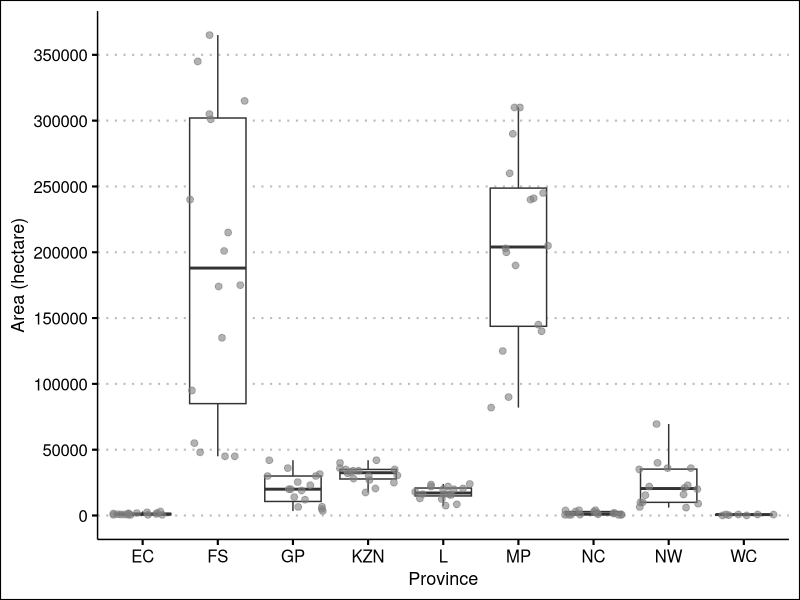
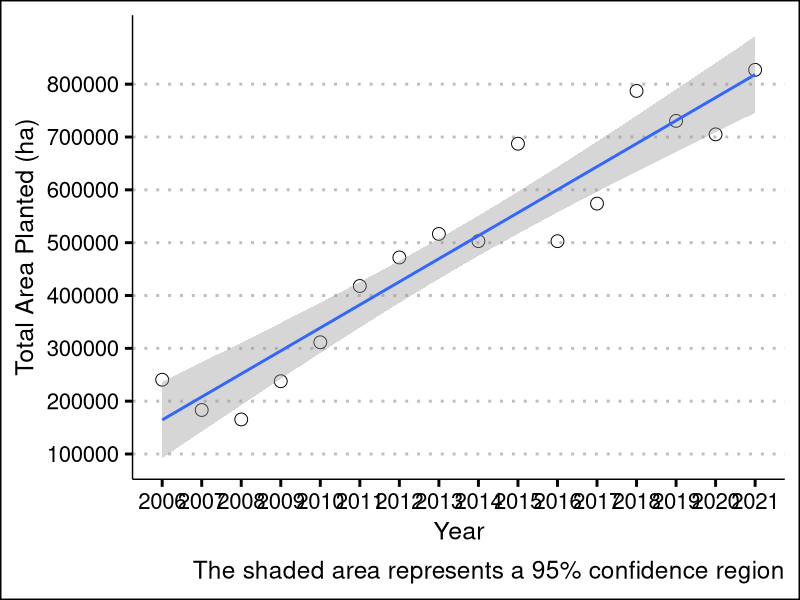
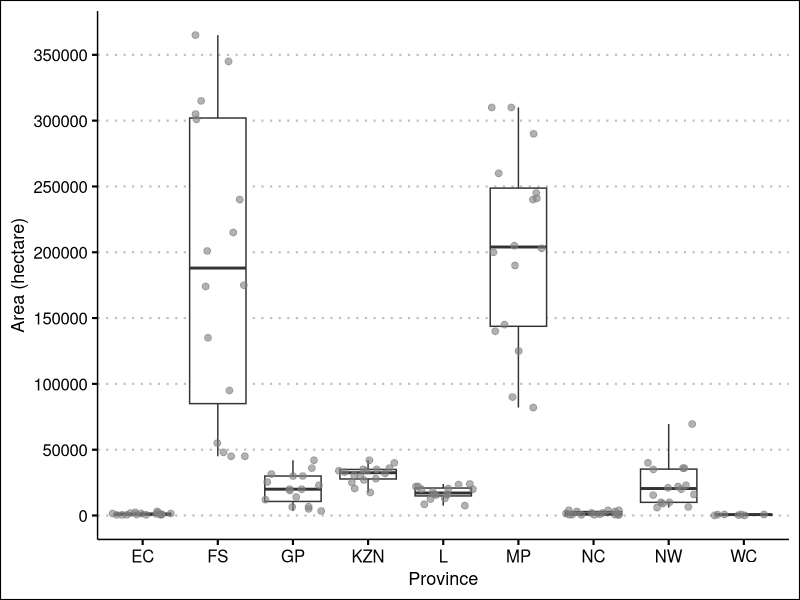
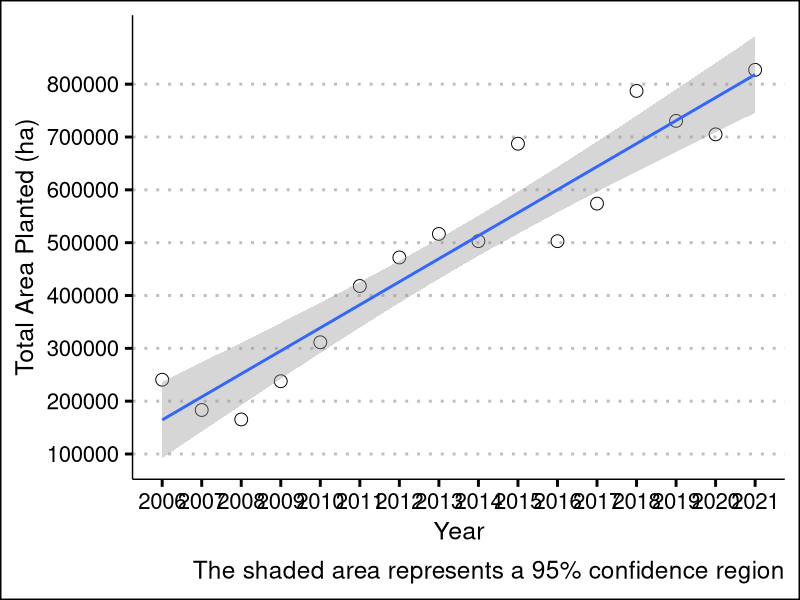

Recreate these plots in R, in order.
## ---- chunk 1
knitr::opts_chunk$set(echo = TRUE)
## ---- chunk 2
library(tidyverse)
library(ggthemes)
## ---- chunk 3
prod <- read.csv("data/production_cec.csv")
## ---- chunk 4
prod$area_ha <- as.numeric(prod$area_ha)

ggplot(prod %>% 
          filter(!is.na(area_ha)),
          aes(x = provabbrev, y = area_ha))+
  geom_boxplot()+
  geom_jitter(data = prod %>% 
                 filter(!is.na(area_ha)), 
              aes(x = provabbrev, y = area_ha), colour = "grey50", size = 2, alpha = 0.6)+
  #scale_y_continuous(labels=function(x){sprintf("%.0f", x)})+
  labs(
    x = "Province",
    y = "Area (hectare)")+
  scale_y_continuous(breaks=seq(0, 400000, 50000))+
  theme_clean(base_size = 16)
ggsave("vis/provincial.png", units = "cm", width = 20, height = 12)
options(scipen=999)
## ---- chunk 5
prod$year <- as.numeric(prod$year)

str(prod)

prod %>% 
filter(!is.na(area_ha)) %>% 
  group_by(year) %>% 
  dplyr::summarise(total_ha = sum(area_ha))%>% 
  ggplot(aes(year, total_ha))+
  geom_point(shape= 1, size = 4)+ # Use hollow circles
  geom_smooth(method=lm)+ 
  labs(x = "Year", 
       y = "Total Area Planted (ha)",
       caption = "The shaded area represents a 95% confidence region")+
  
  scale_x_continuous(breaks=seq(2006,2021,1))+
  scale_y_continuous(breaks=seq(0, 800000, 100000))+
  theme_clean(base_size = 22)
  ggsave(file="vis/annual.png", units = "cm", width=30, height=18)
options(scipen=999)
